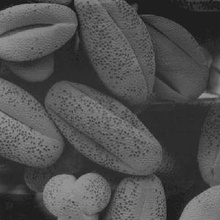
%> input picture Problem_set/01/8/image8.jpg, 220 x 220 px, shrunk from 300 x 300 before the run
$ octave processFile.m   (GNU Octave 9; MATLAB toolbox functions it lacks are replaced by stand-ins)
%> lines starting %> are read from the running program, lines starting %| are printed output that depends on the picture
### Problem_set/01/8/myGaussianNoise.m
function [B] = myGaussianNoise (mean,var)
    A=rgb2gray(imread('image8.jpg'));
    [m,n,~]=size(A);
    y=mean+sqrt(var)*randn(m,n); %aGaussian distribution matrix
    B=double(A)/255;%for easier calculation
    B=B+y;%add noise
    B=B*255;%transform to 0~255
    B=uint8(B);%transform to uint8
end

### Problem_set/01/8/myGaussianFilter.m
function[B] = myGaussianFilter(A)
    [row,col]=size(A);
    sigma = 1.6;
    N = 9;
    N_row = 2*N+1;

    %Gaussian template
    H = [];
    for i=1:N_row
        for j=1:N_row
            numerator=double((i-N-1)^2+(j-N-1)^2);
            H(i,j)=exp(-numerator/(2*sigma*sigma))/(2*pi*sigma);
        end
    end
    H=H/sum(H(:));  %normalization

    %processed image
    B=zeros(row,col);
    M=zeros(row+2*N,col+2*N);
    for i=1:row
        for j=1:col
            M(i+N,j+N)=A(i,j);
        end
    end

    temp=[];
    for ai=N+1:row+N
        for aj=N+1:col+N
            temp_row=ai-N;
            temp_col=aj-N;
            temp=0;
            for bi=1:N_row
                for bj=1:N_row
                    temp= temp+(M(temp_row+bi-1,temp_col+bj-1)*H(bi,bj));
                end
            end
            B(temp_row,temp_col)=temp;
        end
    end
    B=uint8(B);

end

### Problem_set/01/8/processFile.m
A=rgb2gray(imread('image8.jpg'));
%> A: size 220x220 uint8; min 15, max 156, mean 79
B=myGaussianNoise (0,0.01);
%> in myGaussianNoise, `B=uint8(B);`:
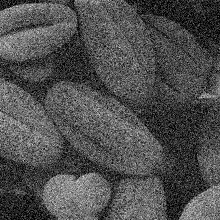
%> B: size 220x220 uint8; min 0, max 224, mean 78.9
C=myGaussianNoise (0,0.03);
%> call 2 of myGaussianNoise, with mean = 0, var = 0.03
%> in myGaussianNoise (call 2), `B=B+y;`:
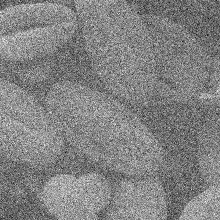
%> B: size 220x220 double; min -0.585, max 1.16, mean 0.31; drawn with min black and max white
%> in myGaussianNoise (call 2), `B=uint8(B);`:
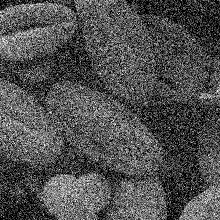
%> B: size 220x220 uint8; min 0, max 255, mean 80.5
D=myGaussianNoise (0.2,0.01);
%> call 3 of myGaussianNoise, with mean = 0.2, var = 0.01
%> in myGaussianNoise (call 3), `B=B+y;`:
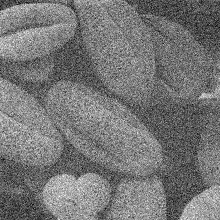
%> B: size 220x220 double; min -0.000697, max 1.1, mean 0.51; drawn with min black and max white
E=myGaussianNoise (0.2,0.03);
%> call 4 of myGaussianNoise, with mean = 0.2, var = 0.03
%> in myGaussianNoise (call 4), `B=B+y;`:
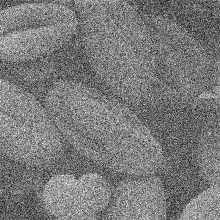
%> B: size 220x220 double; min -0.263, max 1.34, mean 0.509; drawn with min black and max white
%> in myGaussianNoise (call 4), `B=uint8(B);`:
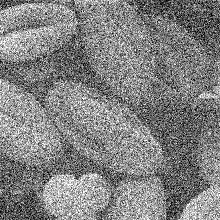
%> B: size 220x220 uint8; min 0, max 255, mean 129.8
B1= myGaussianFilter(B);
%> after the loop in myGaussianFilter, `for i=1:row`:
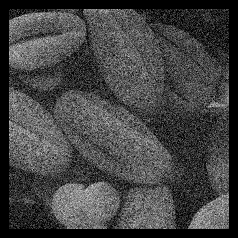
%> M: size 238x238 double; min 0, max 224, mean 67.4
%> (the run ends here)
